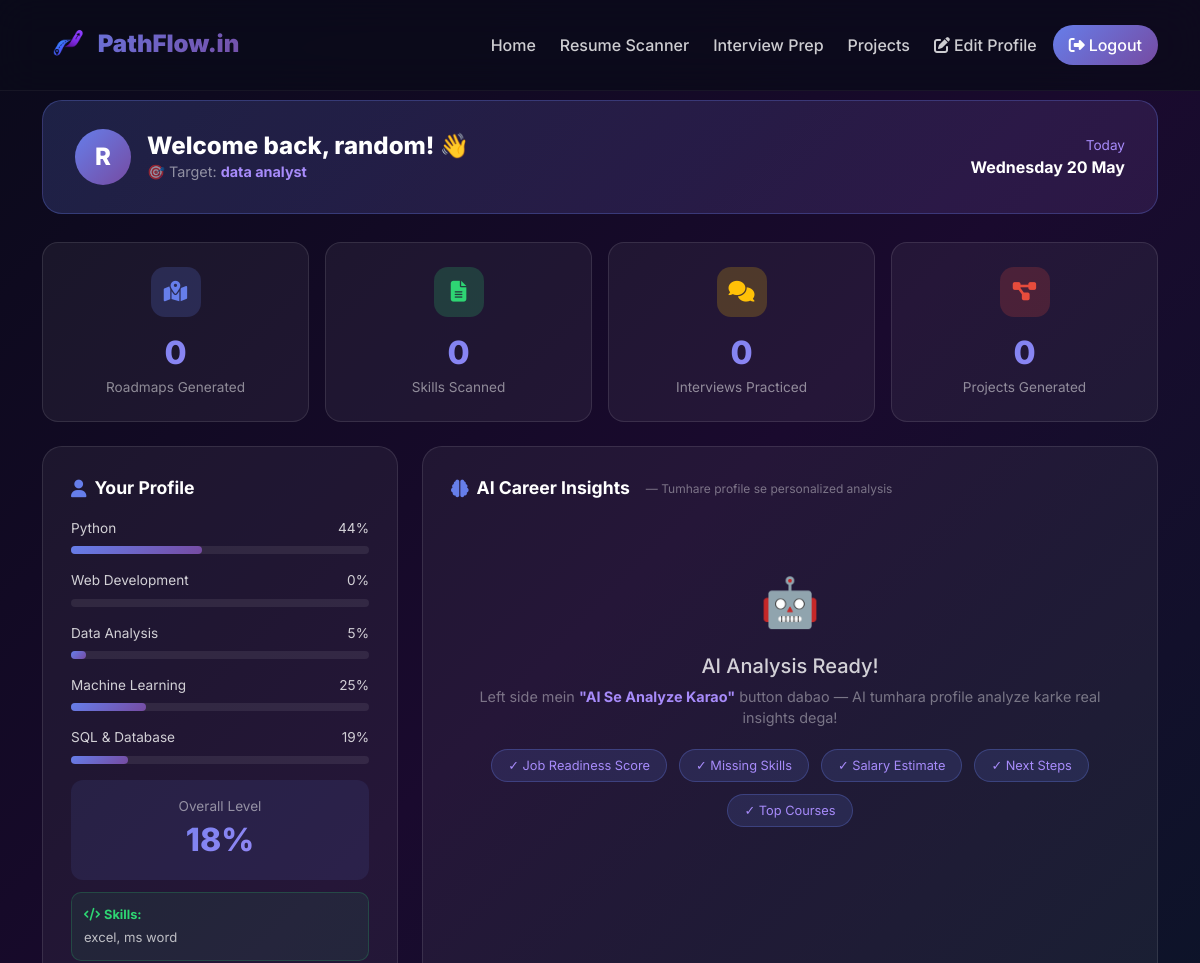
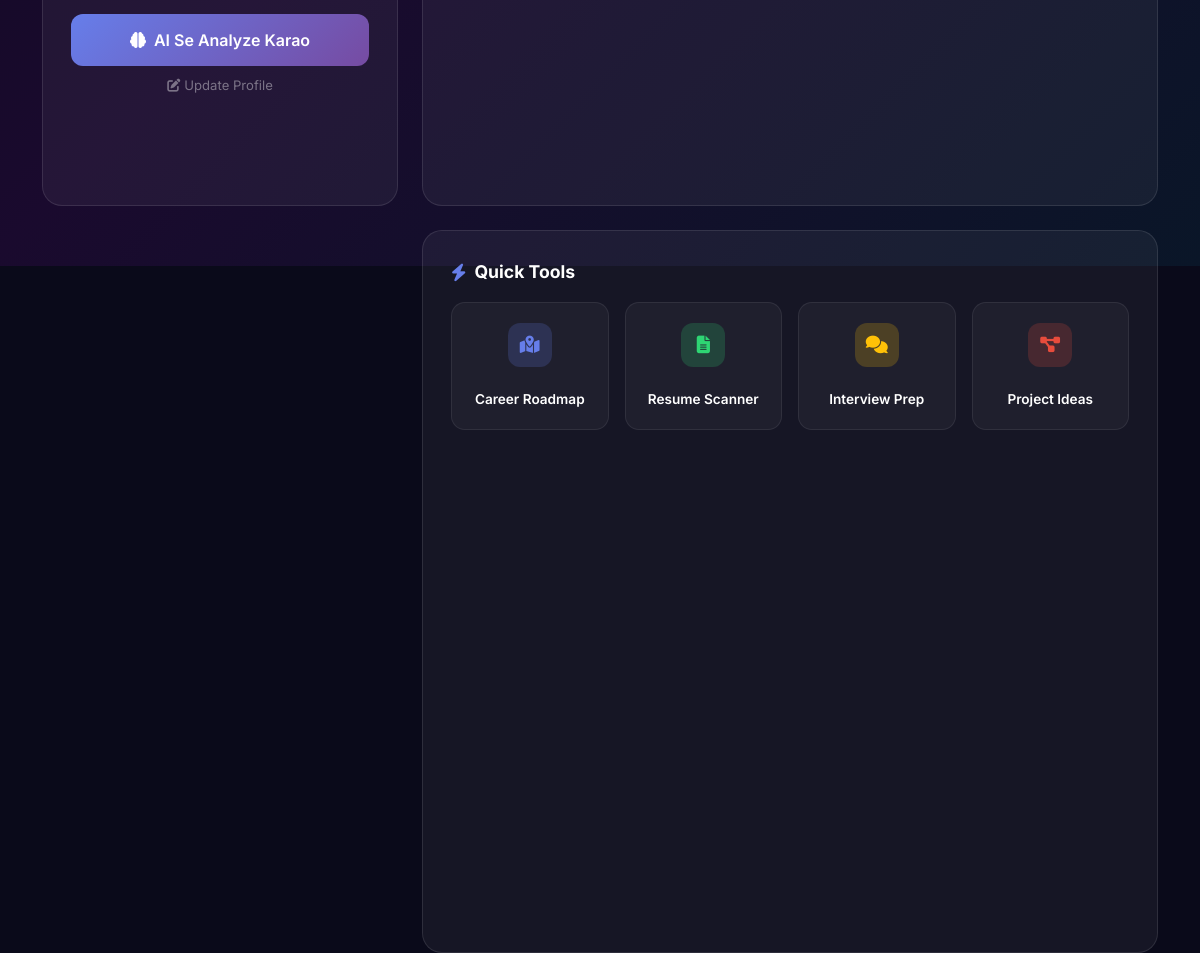
The page /dashboard (signed in) on the database its author committed (2 pictures, top to bottom).
### app/models.py (models this page shows)
class User(UserMixin, db.Model):
    id = db.Column(db.Integer, primary_key=True)
    name = db.Column(db.String(100), nullable=False)
    email = db.Column(db.String(120), unique=True, nullable=False)
    password = db.Column(db.String(200), nullable=False)
    target_role = db.Column(db.String(100), default='')
    skills = db.Column(db.Text, default='')
    python_level = db.Column(db.Integer, default=0)
    web_level = db.Column(db.Integer, default=0)
    data_level = db.Column(db.Integer, default=0)
    ml_level = db.Column(db.Integer, default=0)
    sql_level = db.Column(db.Integer, default=0)
    roadmaps_count = db.Column(db.Integer, default=0)
    scans_count = db.Column(db.Integer, default=0)
    interviews_count = db.Column(db.Integer, default=0)
    projects_count = db.Column(db.Integer, default=0)
    created_at = db.Column(db.DateTime, default=datetime.utcnow)

### app/routes.py (the view)
@main.route('/dashboard')
@login_required
def dashboard():
    return render_template('dashboard.html', user=current_user)

### app/templates/dashboard.html (shortened to what this page needs)
<!DOCTYPE html>
<html lang="en">
<head>
    <link href="https://cdn.jsdelivr.net/npm/bootstrap@5.3.0/dist/css/bootstrap.min.css" rel="stylesheet">
    <link href="https://cdnjs.cloudflare.com/ajax/libs/font-awesome/6.4.0/css/all.min.css" rel="stylesheet">
    <link href="{{ url_for('static', filename='css/style.css') }}" rel="stylesheet">
</head>
<body>
    <nav class="navbar navbar-expand-lg navbar-dark fixed-top" id="mainNavbar">
        <div class="container">
            <a class="navbar-brand fw-bold fs-4" href="/">
    <img src="{{ url_for('static', filename='images/logo1.png') }}"
    style="height: 50px; width: 50px; margin-left: auto; vertical-align: middle;">
    <strong style="font-weight: 1500; margin-right: 8px;">PathFlow.in</strong>
</a>
            <div class="collapse navbar-collapse">
                <ul class="navbar-nav ms-auto gap-2">
                    <li class="nav-item"><a class="nav-link" href="/">Home</a></li>
                    <li class="nav-item"><a class="nav-link" href="/resume-scanner">Resume Scanner</a></li>
                    <li class="nav-item"><a class="nav-link" href="/interview">Interview Prep</a></li>
                    <li class="nav-item"><a class="nav-link" href="/projects">Projects</a></li>
                    <li class="nav-item"><a class="nav-link" href="/setup">
                        <i class="fas fa-edit me-1"></i>Edit Profile
                    </a></li>
                    <li class="nav-item">
                        <a class="nav-link btn-nav px-3 py-2 rounded-pill" href="/logout">
                            <i class="fas fa-sign-out-alt me-1"></i>Logout
                        </a>
                    </li>
                </ul>
            </div>
        </div>
    </nav>
    <div class="dashboard-page">
        <div class="container">
            <div class="welcome-banner">
                <div class="d-flex align-items-center gap-3">
                    <div class="avatar">{{ user.name[0].upper() }}</div>
                    <div>
                        <h4 style="margin:0; font-weight:800;">
                            Welcome back, {{ user.name }}! 👋
                        </h4>
                        <p style="margin:0; color:rgba(255,255,255,0.5); font-size:0.9rem;">
                            🎯 Target: <strong style="color:#a78bfa;">
                                {{ user.target_role or 'Setup mein set karo!' }}
                            </strong>
                        </p>
                    </div>
                </div>
                <div class="text-end">
                    <div style="color:#a78bfa; font-size:0.85rem;">Today</div>
                    <div style="font-weight:700;" id="currentDate"></div>
                </div>
            </div>
            <div class="row g-3 mb-4">
                <div class="col-6 col-md-3">
                    <div class="stat-card">
                        <div class="stat-icon" style="background:rgba(102,126,234,0.2);">
                            <i class="fas fa-map-marked-alt" style="color:#667eea;"></i>
                        </div>
                        <div class="stat-number">{{ user.roadmaps_count }}</div>
                        <p class="stat-label">Roadmaps Generated</p>
                    </div>
                </div>
                <div class="col-6 col-md-3">
                    <div class="stat-card">
                        <div class="stat-icon" style="background:rgba(46,213,115,0.2);">
                            <i class="fas fa-file-alt" style="color:#2ed573;"></i>
                        </div>
                        <div class="stat-number">{{ user.scans_count }}</div>
                        <p class="stat-label">Skills Scanned</p>
                    </div>
                </div>
                <div class="col-6 col-md-3">
                    <div class="stat-card">
                        <div class="stat-icon" style="background:rgba(255,193,7,0.2);">
                            <i class="fas fa-comments" style="color:#ffc107;"></i>
                        </div>
                        <div class="stat-number">{{ user.interviews_count }}</div>
                        <p class="stat-label">Interviews Practiced</p>
                    </div>
                </div>
                <div class="col-6 col-md-3">
                    <div class="stat-card">
                        <div class="stat-icon" style="background:rgba(231,76,60,0.2);">
                            <i class="fas fa-project-diagram" style="color:#e74c3c;"></i>
                        </div>
                        <div class="stat-number">{{ user.projects_count }}</div>
                        <p class="stat-label">Projects Generated</p>
                    </div>
                </div>
            </div>
            <div class="row g-4">
                <div class="col-lg-4">
                    <div class="dash-card">
                        <div class="section-title-sm">
                            <i class="fas fa-user"></i> Your Profile
                        </div>
                        <div class="skill-row">
                            <div class="skill-name">
                                <span>Python</span><span>{{ user.python_level }}%</span>
                            </div>
                            <div class="progress-custom">
                                <div class="progress-bar-custom" style="width:0%"
                                    data-width="{{ user.python_level }}%"></div>
                            </div>
                        </div>
                        <div class="skill-row">
                            <div class="skill-name">
                                <span>Web Development</span><span>{{ user.web_level }}%</span>
                            </div>
                            <div class="progress-custom">
                            </div>
                        </div>
                        <div class="skill-row">
                            <div class="skill-name">
                                <span>Data Analysis</span><span>{{ user.data_level }}%</span>
                            </div>
                            <div class="progress-custom">
                                <div class="progress-bar-custom" style="width:0%"
                                    data-width="{{ user.data_level }}%"></div>
                            </div>
                        </div>
                        <div class="skill-row">
                            <div class="skill-name">
                                <span>Machine Learning</span><span>{{ user.ml_level }}%</span>
                            </div>
                            <div class="progress-custom">
                                <div class="progress-bar-custom" style="width:0%"
                                    data-width="{{ user.ml_level }}%"></div>
                            </div>
                        </div>
                        <div class="skill-row">
                            <div class="skill-name">
                                <span>SQL & Database</span><span>{{ user.sql_level }}%</span>
                            </div>
                            <div class="progress-custom">
                                <div class="progress-bar-custom" style="width:0%"
                                    data-width="{{ user.sql_level }}%"></div>
                            </div>
                        </div>
                        {% set overall = ((user.python_level + user.web_level + user.data_level + user.ml_level + user.sql_level) / 5) | int %}
                        <div class="mt-3 p-3" style="background:rgba(102,126,234,0.1); border-radius:12px; text-align:center;">
                            <div style="font-size:0.85rem; color:rgba(255,255,255,0.5);">Overall Level</div>
                            <div style="font-size:2rem; font-weight:800; background: linear-gradient(135deg, #667eea, #a78bfa);
                                -webkit-background-clip:text; -webkit-text-fill-color:transparent;">
                                {{ overall }}%
                            </div>
                        </div>
                        {% if user.skills %}
                        <div style="margin-top:12px; padding:12px; background:rgba(46,213,115,0.08);
                            border:1px solid rgba(46,213,115,0.2); border-radius:10px;">
                            <div style="color:#2ed573; font-size:0.8rem; font-weight:700; margin-bottom:4px;">
                                <i class="fas fa-code me-1"></i>Skills:
                            </div>
                            <div style="color:rgba(255,255,255,0.7); font-size:0.82rem;">{{ user.skills }}</div>
                        </div>
                        {% endif %}
                        <button class="analyze-btn" onclick="analyzeProfile()">
                            <i class="fas fa-brain me-2"></i>AI Se Analyze Karao
                        </button>
                        <a href="/setup" style="display:block; text-align:center; margin-top:10px;
                            color:rgba(255,255,255,0.4); font-size:0.82rem; text-decoration:none;">
                            <i class="fas fa-edit me-1"></i>Update Profile
                        </a>
                    </div>
                </div>
                <div class="col-lg-8">
                    <div class="dash-card">
                        <div class="section-title-sm">
                            <i class="fas fa-brain"></i> AI Career Insights
                            <span style="font-size:0.75rem; color:rgba(255,255,255,0.4); font-weight:400; margin-left:8px;">
                                — Tumhare profile se personalized analysis
                            </span>
                        </div>
                        <div id="defaultState" style="text-align:center; padding:48px 24px;">
                            <div style="font-size:3rem; margin-bottom:16px;">🤖</div>
                            <h5 style="color:rgba(255,255,255,0.8);">AI Analysis Ready!</h5>
                            <p style="color:rgba(255,255,255,0.4); font-size:0.9rem;">
                                Left side mein <strong style="color:#a78bfa;">"AI Se Analyze Karao"</strong> button dabao
                                — AI tumhara profile analyze karke real insights dega!
                            </p>
                            <div style="display:flex; gap:12px; justify-content:center; flex-wrap:wrap; margin-top:20px;">
                                <span style="background:rgba(102,126,234,0.15); border:1px solid rgba(102,126,234,0.3);
                                    color:#a78bfa; padding:6px 16px; border-radius:20px; font-size:0.8rem;">
                                    ✓ Job Readiness Score
                                </span>
                                <span style="background:rgba(102,126,234,0.15); border:1px solid rgba(102,126,234,0.3);
                                    color:#a78bfa; padding:6px 16px; border-radius:20px; font-size:0.8rem;">
                                    ✓ Missing Skills
                                </span>
                                <span style="background:rgba(102,126,234,0.15); border:1px solid rgba(102,126,234,0.3);
                                    color:#a78bfa; padding:6px 16px; border-radius:20px; font-size:0.8rem;">
                                    ✓ Salary Estimate
                                </span>
                                <span style="background:rgba(102,126,234,0.15); border:1px solid rgba(102,126,234,0.3);
                                    color:#a78bfa; padding:6px 16px; border-radius:20px; font-size:0.8rem;">
                                    ✓ Next Steps
                                </span>
                                <span style="background:rgba(102,126,234,0.15); border:1px solid rgba(102,126,234,0.3);
                                    color:#a78bfa; padding:6px 16px; border-radius:20px; font-size:0.8rem;">
                                    ✓ Top Courses
                                </span>
                            </div>
                        </div>
                    </div>
                    <div class="dash-card mt-4">
                        <div class="section-title-sm">
                            <i class="fas fa-bolt"></i> Quick Tools
                        </div>
                        <div class="row g-3">
                            <div class="col-6 col-md-3">
                                <a href="/" class="tool-btn" style="flex-direction:column; text-align:center; padding:20px 12px;">
                                    <div class="tool-icon" style="background:rgba(102,126,234,0.2); margin:0 auto 8px;">
                                        <i class="fas fa-map-marked-alt" style="color:#667eea;"></i>
                                    </div>
                                    <span style="font-size:0.85rem; font-weight:600;">Career Roadmap</span>
                                </a>
                            </div>
                            <div class="col-6 col-md-3">
                                <a href="/resume-scanner" class="tool-btn" style="flex-direction:column; text-align:center; padding:20px 12px;">
                                    <div class="tool-icon" style="background:rgba(46,213,115,0.2); margin:0 auto 8px;">
                                        <i class="fas fa-file-alt" style="color:#2ed573;"></i>
                                    </div>
                                    <span style="font-size:0.85rem; font-weight:600;">Resume Scanner</span>
                                </a>
                            </div>
                            <div class="col-6 col-md-3">
                                <a href="/interview" class="tool-btn" style="flex-direction:column; text-align:center; padding:20px 12px;">
                                    <div class="tool-icon" style="background:rgba(255,193,7,0.2); margin:0 auto 8px;">
                                        <i class="fas fa-comments" style="color:#ffc107;"></i>
                                    </div>
                                    <span style="font-size:0.85rem; font-weight:600;">Interview Prep</span>
                                </a>
                            </div>
                            <div class="col-6 col-md-3">
                                <a href="/projects" class="tool-btn" style="flex-direction:column; text-align:center; padding:20px 12px;">
                                    <div class="tool-icon" style="background:rgba(231,76,60,0.2); margin:0 auto 8px;">
                                        <i class="fas fa-project-diagram" style="color:#e74c3c;"></i>
                                    </div>
                                    <span style="font-size:0.85rem; font-weight:600;">Project Ideas</span>
                                </a>
                            </div>
                        </div>
                    </div>
                </div>
            </div>
        </div>
    </div>
</body>
</html>

### rows shown on the page
User: name "R", name "random", target_role "data analyst", roadmaps_count "0", scans_count "0", interviews_count "0", projects_count "0", python_level "44", web_level "0", data_level "5", ml_level "25", sql_level "19", skills "excel, ms word"

### other values the page prints
{{ overall }} "18"
